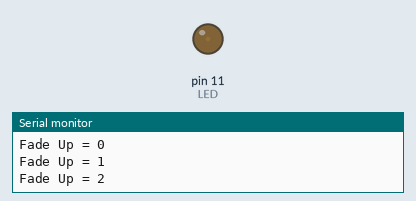
Recording of a sketch running on a simulated Arduino Uno, built with avr-gcc and run on an emulated ATmega328P. On the bench: output pins drawn as LEDs (lit = HIGH), the last lines printed to the serial monitor.

Above: at 0.05 s.
At 2.35 s:
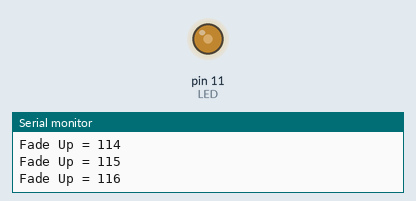
At 4.7 s:
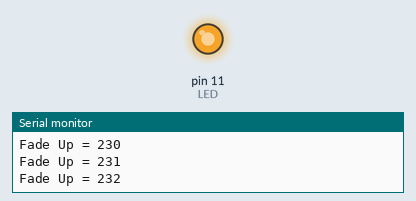
At 9.35 s:
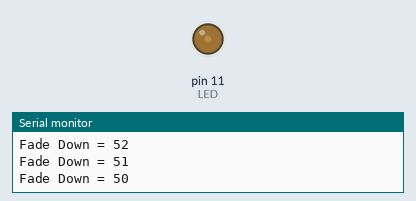
Timing chart, 0 to 13.5 s (numbered marks = the images above):
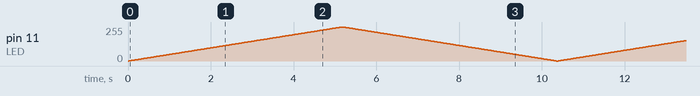

The sketch:

analog_fade.ino
```cpp
/*
~PWM FADE
- uses analogWrite(pin, value) to fade an LED
- value must be between 0-255 (8-bit value)
- connect LED circuit to pin 11 on Arduino
*/

const int LED = 11;
int delayTime = 20;

void setup()
{
  pinMode(LED, OUTPUT);
  Serial.begin(38400);
}

void loop()
{
  for(int i = 0; i <= 255; i++)  //starting at 0, keeps looping as long as i is < or = 255
  {
    Serial.print("Fade Up = ");
    Serial.println(i);
    analogWrite(LED, i);         //send current value of i to LED pin
    delay(delayTime);            //wait...
  }

  for(int i = 255; i >= 0; i--) //starting at 255, keeps looping as long as i is > or = 0
  {
    Serial.print("Fade Down = ");
    Serial.println(i);
    analogWrite(LED, i);        //send current value of i to LED pin
    delay(delayTime);           //wait...
  }
}
```
